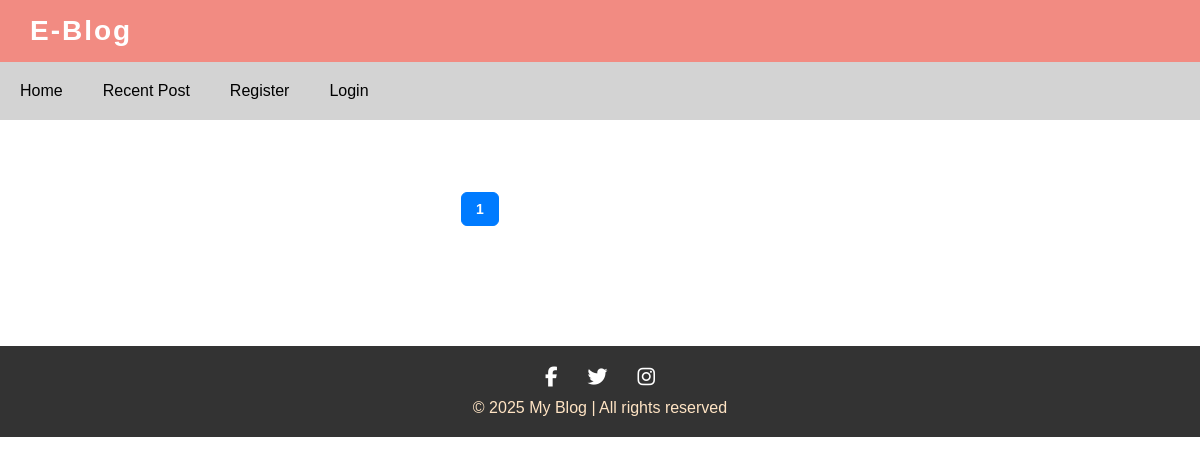
Before: /viewpost/ with the older database file.
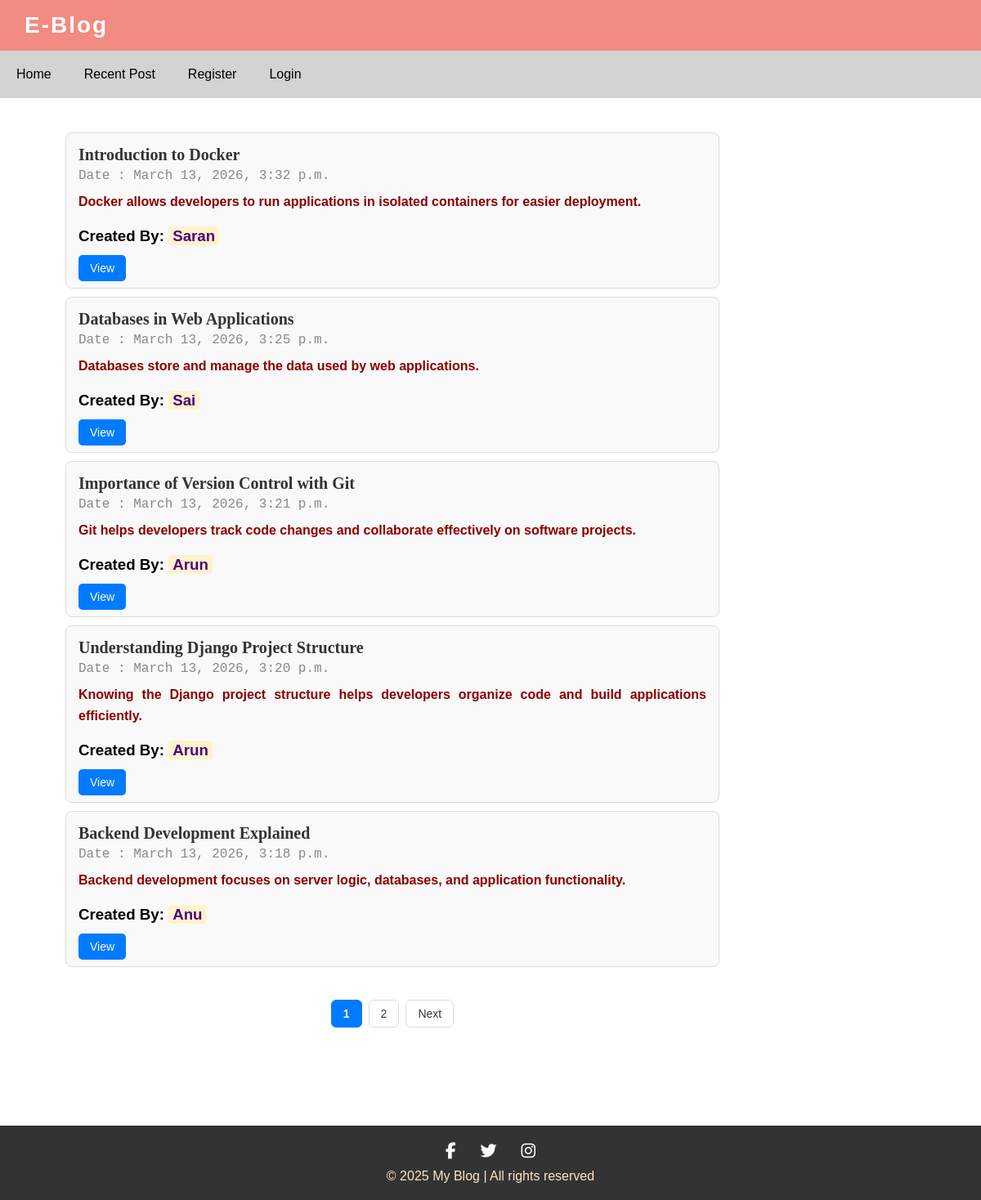
After: the same page with the newer database file.
### Blogapp/models.py (models this page shows)
class Post(models.Model):
    title = models.CharField(max_length=55)
    short_description = models.TextField(max_length=400)
    description = models.TextField(max_length=1000)
    created_by =models.DateTimeField(auto_now_add=True)
    user =models.ForeignKey(User,on_delete=models.CASCADE)

### Blogapp/views.py (the view)
# urls.py: path('viewpost/',ViewPost.as_view(),name="viewpost"),
class ViewPost(View):
    def get(self,request):
        post_obj =Post.objects.all().values('id','title','description','short_description','user__first_name','created_by').order_by('-created_by')
        paginators = Paginator(post_obj, 5)
        page_numbers = request.GET.get('page')
        page_obj = paginators.get_page(page_numbers)
        return render(request,'viewpost.html',{'post':page_obj})

### Blogapp/templates/viewpost.html (shortened to what this page needs)
{% extends 'base.html' %}
{% block content %}
<div class="content-wrapper">
    {% for p in post %}
    <div class="post-container">
        <span class="post-title">{{ p.title }}</span>
        <div class="post-date">Date : {{ p.created_by }}</div>
        <p class="post-shortdescription">{{ p.short_description }}</p>
        <h3>Created By: <span class="highlight-name">{{ p.user__first_name }}</span></h3>
        <a class="view-btn" href="{% url 'detailpost' p.id %}">View</a>
    </div>
    {% endfor %}
    <div class="pagination">
    {% for num in post.paginator.page_range %}
        {% if post.number == num %}
            <span class="page-number active">{{ num }}</span>
        {% else %}
            <a class="page-number" href="?page={{ num }}">{{ num }}</a>
        {% endif %}
    {% endfor %}
    {% if post.has_next %}
        <a class="page-btn" href="?page={{ post.next_page_number }}">Next</a>
    {% endif %}
    </div>
</div>
<footer>
    <div class="footer">
        <a href="https://facebook.com" target="_blank"><i class="fab fa-facebook-f"></i></a>
        <a href="https://twitter.com" target="_blank"><i class="fab fa-twitter"></i></a>
        <a href="https://instagram.com" target="_blank"><i class="fab fa-instagram"></i></a>
        <div class="copyright">
            &copy; 2025 My Blog | All rights reserved
        </div>
    </div>
</footer>
{% endblock %}

### Blogapp/templates/base.html (shortened to what this page needs)
<!DOCTYPE html>
<html>
<head>
    <link rel="stylesheet" href="https://cdnjs.cloudflare.com/ajax/libs/font-awesome/6.7.1/css/all.min.css">
</head>
<body>
    <div class="brand">E-Blog</div>
    <div class="nav-bar">
        <div><a href="{% url 'home' %}">Home</a></div>
        <div><a href="{% url 'recentpost' %}">Recent Post</a></div>
        {% if user.is_authenticated %}
            <div><a href="{% url 'createpost' %}">Create Post</a></div>
            <div><a href="{% url 'viewpost' %}">View Post</a></div>
            <div class="empty-nav"></div>
            <p>Welcome {{ request.user.first_name }}</p>
            <div><a href="{% url 'logout' %}">Logout</a></div>
        {% else %}
            <div><a href="{% url 'register' %}">Register</a></div>
            <div><a href="{% url 'login' %}">Login</a></div>
        {% endif %}
    </div>
    {% block content %}
    {% endblock %}
</body>
</html>

### Blogapp/templates/base.html (style rules this page uses)
body { margin: 0; padding: 0; font-family: Arial, sans-serif; }
.brand { background-color: #f28b82; color: white; font-size: 28px; font-weight: bold; padding: 15px 30px; letter-spacing: 2px; }
.nav-bar { display: flex; align-items: center; background-color: lightgray; font-family: Verdana, Geneva, Tahoma, sans-serif; font-size: 16px; }
.nav-bar div { padding: 20px 20px; }
.nav-bar div a { text-decoration: none; color: black; font-weight: 500; }
p { font-weight: bold; color: darkred; font-size: medium; margin: 0 20px; }

### Blogapp/templates/viewpost.html (style rules this page uses)
.content-wrapper { width: 70%; margin: 5%; margin-top: 1%; padding: 20px; box-sizing: border-box; }
.post-container { border: 1px solid #ddd; border-radius: 8px; padding: 15px; margin: 10px 0; background-color: #f9f9f9; position: relative; }
.post-title { font-size: 20px; font-weight: bold; color: #333; display: block; font-family: Georgia, 'Times New Roman', Times, serif; }
.post-date { font-size: 16px; color: #888; margin-top: 5px; font-family: 'Courier New', Courier, monospace; }
.post-shortdescription { margin: 10px 0; line-height: 1.6; font-family: Arial, Helvetica, sans-serif; text-align: justify; }
.view-btn { padding: 8px 14px; border: none; border-radius: 5px; background-color: #007bff; color: white; cursor: pointer; text-decoration: none; font-size: 14px; transition: background-color 0.3s; }
.highlight-name { font-family: 'Arial Black', sans-serif; color: indigo; background-color: #fff3cd; padding: 1px 5px; border-radius: 4px; }
.footer { background-color: #333; padding: 20px; display: flex; justify-content: center; align-items: center; flex-wrap: wrap; margin-top: 60px; }
.footer a { color: white; margin: 0 15px; font-size: 20px; }
.copyright { width: 100%; text-align: center; color: bisque; margin-top: 10px; }
.pagination { display: flex; justify-content: center; align-items: center; margin: 40px 0; gap: 8px; flex-wrap: wrap; }
.pagination a, .pagination span { padding: 8px 14px; text-decoration: none; border: 1px solid #ddd; color: #333; font-size: 14px; border-radius: 6px; transition: 0.3s; }
.pagination .active { background-color: #007bff; color: white; font-weight: bold; border-color: #007bff; }
.page-btn { font-weight: 500; }

Changed rows visible on the page:
added Post: title "Introduction to Docker", created_by "March 13, 2026, 3:32 p.m.", short_description "Docker allows developers to run applications in isolated containers for easier deployment.", user__first_name "Saran"
added Post: title "Databases in Web Applications", created_by "March 13, 2026, 3:25 p.m.", short_description "Databases store and manage the data used by web applications.", user__first_name "Sai"
added Post: title "Importance of Version Control with Git", created_by "March 13, 2026, 3:21 p.m.", short_description "Git helps developers track code changes and collaborate effectively on software projects.", user__first_name "Arun"
added Post: title "Understanding Django Project Structure", created_by "March 13, 2026, 3:20 p.m.", short_description "Knowing the Django project structure helps developers organize code and build applications efficiently.", user__first_name "Arun"
added Post: title "Backend Development Explained", created_by "March 13, 2026, 3:18 p.m.", short_description "Backend development focuses on server logic, databases, and application functionality.", user__first_name "Anu"
Other visible differences:
new list line: "2"
text now shown: "Next"
